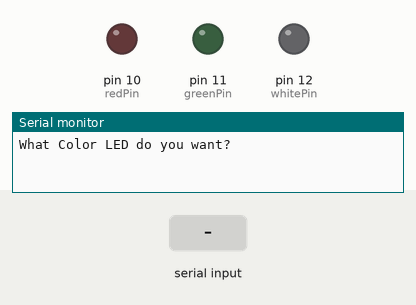
Recording of a sketch running on a simulated Arduino Uno, built with avr-gcc and run on an emulated ATmega328P. On the bench: output pins drawn as LEDs (lit = HIGH), the last lines printed to the serial monitor. The test bench sets the inputs (shaded band).

Above: at 1.2 s.
1.3 s: "red" received over Serial
At 3.0 s:
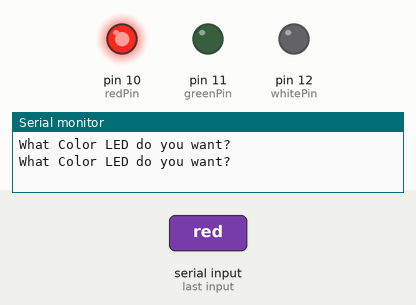
3.8 s: "green" received over Serial
At 6.0 s:
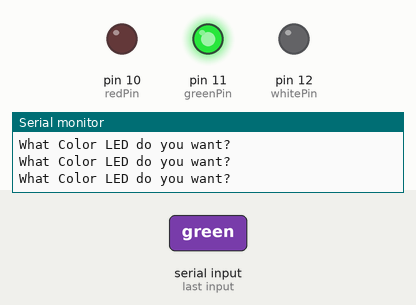
6.3 s: "white" received over Serial
At 8.0 s:
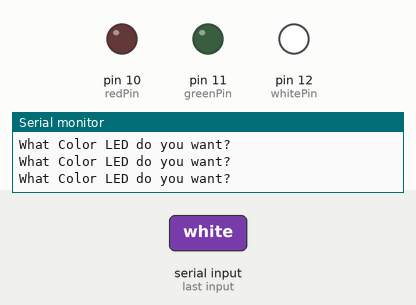
8.8 s: "Red" received over Serial
At 11.0 s:
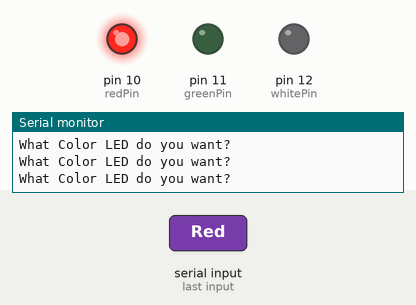
11.3 s: "Green" received over Serial
At 13.0 s:
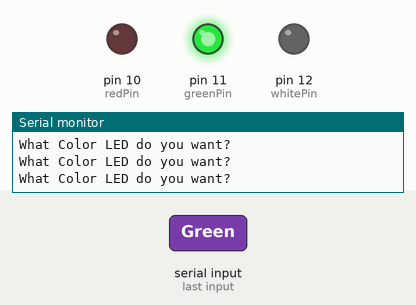
Timing chart, 0 to 14.5 s (numbered marks = the images above; inputs shaded):
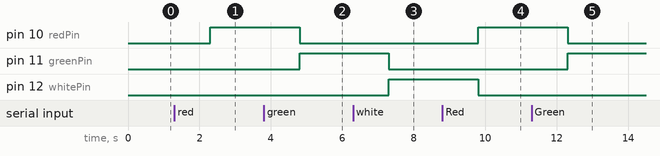

The sketch:

Tutorial19_Code.ino
```cpp
int greenPin = 11;
int redPin = 10;
int whitePin = 12;
String myColor;
String msg = "What Color LED do you want? ";


void setup() {
  // put your setup code here, to run once:
  Serial.begin(9600);
  pinMode(greenPin, OUTPUT);
  pinMode(redPin, OUTPUT);
  pinMode(whitePin, OUTPUT);
}

void loop() {
  // put your main code here, to run repeatedly:
  // 1. ask
  Serial.println(msg);
  // 2. wait
  while (Serial.available() == 0) {
    // nothing just wait!!
  }
  // 3. read
  myColor = Serial.readString();

  if (myColor == "red" || myColor == "Red") {
    digitalWrite(redPin, HIGH);
    digitalWrite(greenPin, LOW);
    digitalWrite(whitePin, LOW);
  }

  if (myColor == "green" || myColor == "Green") {
    digitalWrite(redPin, LOW);
    digitalWrite(greenPin, HIGH);
    digitalWrite(whitePin, LOW);
  }

  if (myColor == "white" || myColor == "White") {
    digitalWrite(redPin, LOW);
    digitalWrite(greenPin, LOW);
    digitalWrite(whitePin, HIGH);
  }

}
```

Measured:
- after the input at 1.3 s, pin 10 (redPin): LOW → HIGH after 1.0 s
- after the input at 3.8 s, pin 10 (redPin): HIGH → LOW after 1.0 s; pin 11 (greenPin): LOW → HIGH after 1.0 s
- after the input at 6.3 s, pin 11 (greenPin): HIGH → LOW after 1.0 s; pin 12 (whitePin): LOW → HIGH after 1.0 s
- after the input at 8.8 s, pin 10 (redPin): LOW → HIGH after 1.0 s; pin 12 (whitePin): HIGH → LOW after 1.0 s
- after the input at 11.3 s, pin 10 (redPin): HIGH → LOW after 1.0 s; pin 11 (greenPin): LOW → HIGH after 1.0 s
